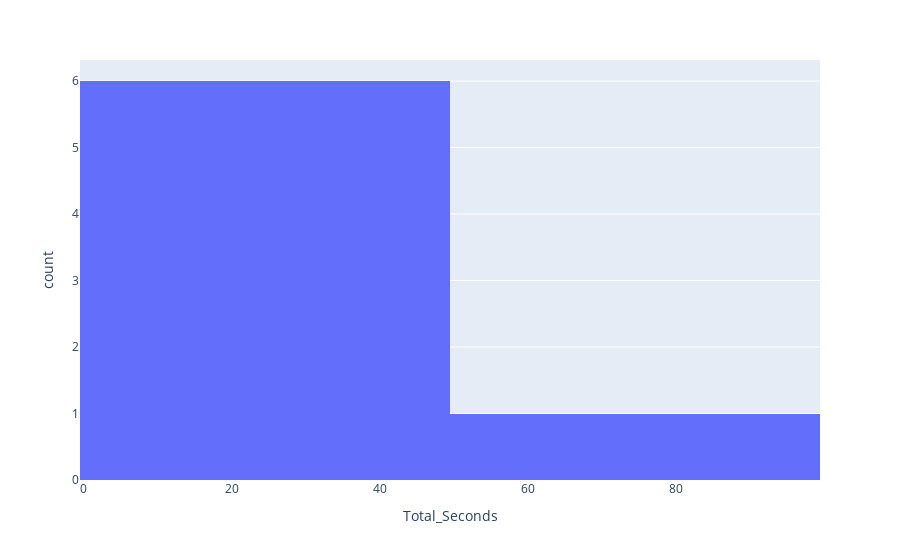

The code cell stored with this chart in its notebook:
### Code cell
import datetime , pandas as pd ,plotly.express as px 
file_path = r"D:\New_Journey\Coding\OdinSchool_questions\System_Usage_time\output.txt"
with open(file_path, 'r', encoding='utf-16') as file:
    time_stamps = [line.strip() for line in file]
given_time = []
for time_string in time_stamps:
    time_object = datetime.datetime.strptime(time_string, "%H:%M:%S")
    given_time.append(time_object)
previous_time = given_time[-1]
total_data = {"Hours":[],"Minutes":[],"Seconds":[],"Total_Seconds":[]}
for present_time in given_time[::-1]:
    if present_time > previous_time:
        time_wasted = present_time - previous_time
        hours, remainder = divmod(time_wasted.seconds, 3600)
        minutes, seconds = divmod(remainder, 60)
        if minutes > 10:
            total_data["Total_Seconds"].append(int(time_wasted.total_seconds()/60))
            total_data["Hours"].append(hours)
            total_data["Minutes"].append(minutes)
            total_data["Seconds"].append(seconds)
        previous_time = present_time
total_data_dataframe = pd.DataFrame(total_data)
px.histogram(total_data_dataframe,x='Total_Seconds').show()

### Figure 1 — Plotly figure (JSON) as saved in the notebook; plotly's stock layout.template omitted (floating-point values rounded to 4 significant figures)
{"data": [{"alignmentgroup": "True", "bingroup": "x", "hovertemplate": "Total_Seconds=%{x}<br>count=%{y}<extra></extra>", "legendgroup": "", "marker": {"color": "#636efa", "pattern": {"shape": ""}}, "name": "", "offsetgroup": "", "orientation": "v", "showlegend": false, "type": "histogram", "x": [77, 14, 36, 23, 14, 13, 12], "xaxis": "x", "yaxis": "y"}], "layout": {"barmode": "relative", "legend": {"tracegroupgap": 0}, "margin": {"t": 60}, "xaxis": {"anchor": "y", "domain": [0, 1], "title": {"text": "Total_Seconds"}}, "yaxis": {"anchor": "x", "domain": [0, 1], "title": {"text": "count"}}}}
